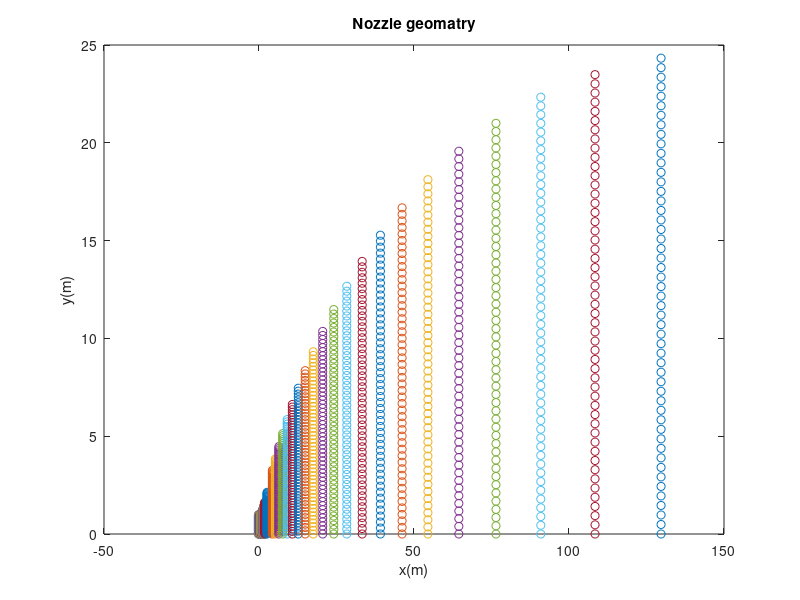

Recreate this plot in MATLAB. (Note: a time limit stopped this script after it produced the figure.)
%%%%%%%%%%%%%%%%%%%%%%%%%%%%%%%%%%%%%%%%%%%%%%%%%%%%%%%%%%%%%%%%%%%%%%%%%%%%%%

% INPUTS
% 1. 2D, grids data points file in .csv format. Which has (x,y) coordinates of
% all points of 2D plane
% 2. How many points are in x direction and in y direction
% 3. U = [rho, rho*u, rho*v, rho*w, e] at evrey point on 2D plane
% 4. Residual file, which has all five residual with time 
%%%%%%%%%%%%%%%%%%%%%%%%%%%%%%%%%%%%%%%%%%%%%%%%%%%%%%%%%%%%%%%%%%%%%%%%%%%%%%

%%%%%%%%%%%%%%%%%%%%%%%%%%%%%%%%%%%%%%%%%%%%%%%%%%%%%%%%%%%%%%%%%%%%%%%%%%%%%%
% OUTPUTS
% 1. Will plot the grids point to see the geomatry
% 2. All residial plots and automatically save them   
% 3. Plot density, X-velocity, Y-velocity, Z-velocity, p, T and Mach number(M)
% at evrey point on 2D plane
%%%%%%%%%%%%%%%%%%%%%%%%%%%%%%%%%%%%%%%%%%%%%%%%%%%%%%%%%%%%%%%%%%%%%%%%%%%%%%

clear('all');
clc ;
% grids =  csvread('gridss_Bump_2D.dat') ;
grids =  csvread('grids_Nozzle_2D.csv') ;
para =  csvread('2D_parameters_B.csv') ;
residual = csvread('Residual_Nozzle.csv') ;
%  Reading the first or grids points 
Nx = grids(1,1) ;
Ny = grids(1,2) ;

% removing the first line and keeping the grids points coordinates alone 
grids(1,:) = [] ;

% Now re-shaping the each 1-D coloum to 2D matrix  
x = reshape(grids(:,1),[Ny,Nx]) ;
y = reshape(grids(:,2),[Ny,Nx]) ;
z = zeros(Ny,Nx);

density = reshape(para(:,1),[Ny,Nx]);
densityu= reshape(para(:,2),[Ny,Nx]);
densityv= reshape(para(:,3),[Ny,Nx]);
densityw= reshape(para(:,4),[Ny,Nx]);
energy  = reshape(para(:,5),[Ny,Nx]);

for i = 1:Ny
    for j =	1:Nx	
        u(i,j) = densityu(i,j)/density(i,j) ; 
        v(i,j) = densityv(i,j)/density(i,j) ; 
        w(i,j) = densityw(i,j)/density(i,j) ; 
        pressure(i,j) = 0.4*(energy(i,j) - 0.5*density(i,j)* ...
        (u(i,j)*u(i,j)+v(i,j)*v(i,j)+w(i,j)*w(i,j)));
        temperature(i,j) = pressure(i,j) /(287.14*density(i,j)) ; 
        velocity(i,j) = sqrt(u(i,j)*u(i,j)+v(i,j)*v(i,j)+w(i,j)*w(i,j)) ;
        mach(i,j) = velocity(i,j) / sqrt(1.4*287.14*temperature(i,j)) ;
    end
end



%%%%%%%%%%%%%%%%%%%%%%%%%%%%%%%%%%%%%%%%%%%%%%%%%%%%%%%%%%%%%%%%%%%%%%%%%%%%%%
% Plotting the dimensinal parameters
%%%%%%%%%%%%%%%%%%%%%%%%%%%%%%%%%%%%%%%%%%%%%%%%%%%%%%%%%%%%%%%%%%%%%%%%%%%%%%
disp('Plotting has started, Kullu...')
%%%%%%%%%%%%%%%%%%%%%%%%%%%%%%%%%%%%%%%%%%%%%%%%%%%%%%%%%%
%% 1. Plotting the grid points
i=1;
h = figure(i) ;
plot(x,y,'o');
title('Nozzle geomatry')
xlabel('x(m)')
ylabel('y(m)')
set(gcf, 'Units', 'Normalized', 'OuterPosition', [0 0 1 1]);
% print('Nozzle_geomatry','-dpng')
saveas(h,'/home/kullu/Desktop/Acad/SEM10/DDP2/Code_DDP2/DDP2/Resluts/Nozzle_geomatry','epsc')

%%%%%%%%%%%%%%%%%%%%%%%%%%%%%%%%%%%%%%%%%%%%%%%%%%%%%%%%%%


%%%%%%%%%%%%%%%%%%%%%%%%%%%%%%%%%%%%%%%%%%%%%%%%%%%%%%%%%%
% 2. plotting the density, velocity, mach, p, T etc. 

%%%%%%%%%%%%%%%%%%%%%%%%%%%%%%%%
figure(i+2)
h = surf(x,y,z,mach) ;
colormap hsv
colorbar
hcb=colorbar;
shading interp;
t = title(hcb,'\bf {Mach}') ;
set(t,'Interpreter','Latex');
xlabel('\bf{x(m)}'); ylabel('\bf y(m)'); zlabel('\bf z(m)');
title(' \bf Mach Number (M), flow inside nozzle')
% view(0,90)
view(2)
set(gcf, 'Units', 'Normalized', 'OuterPosition', [0 0 1 1]);
saveas(h,'/home/kullu/Desktop/Acad/SEM10/DDP2/Code_DDP2/DDP2/Resluts/Mach','epsc')

if 0
%%%%%%%%%%%%%%%%%%%%%%%%%%%%%%%%%
figure(i+3)
h = surf(x,y,z,density) ;
colormap hsv
colorbar
hcb=colorbar;
shading interp;
t = title(hcb,'$rho$') ;
set(t,'Interpreter','Latex');
xlabel('\bf{x(m)}'); ylabel('\bf y(m)'); zlabel('\bf z(m)');
title(' \bf Density(rho), flow inside nozzle')
view(0,90)
set(gcf, 'Units', 'Normalized', 'OuterPosition', [0 0 1 1]);
saveas(h,'/home/kullu/Desktop/Acad/SEM10/DDP2/Code_DDP2/DDP2/Resluts/Density','epsc')

%%%%%%%%%%%%%%%%%%%%%%%%%%%%%%%%%
figure(i+4)
h = surf(x,y,z,velocity) ;
colormap hsv
colorbar
hcb=colorbar;
shading interp;
t = title(hcb,'$V(m/s)$') ;
set(t,'Interpreter','Latex');
xlabel('\bf{x(m)}'); ylabel('\bf y(m)'); zlabel('\bf z(m)');
title(' \bf Velocity(V), flow inside nozzle')
view(0,90)
set(gcf, 'Units', 'Normalized', 'OuterPosition', [0 0 1 1]);
saveas(h,'/home/kullu/Desktop/Acad/SEM10/DDP2/Code_DDP2/DDP2/Resluts/velocity','epsc')

%%%%%%%%%%%%%%%%%%%%%%%%%%%%%%%%%
figure(i+5)
h = surf(x,y,z,pressure) ;
colormap hsv
colorbar
hcb=colorbar;
shading interp;
t = title(hcb,'$p(N/m^2)$') ;
set(t,'Interpreter','Latex');
xlabel('\bf{x(m)}'); ylabel('\bf y(m)'); zlabel('\bf z(m)');
title(' \bf Pressure(p), flow inside nozzle')
view(0,90)
set(gcf, 'Units', 'Normalized', 'OuterPosition', [0 0 1 1]);
saveas(h,'/home/kullu/Desktop/Acad/SEM10/DDP2/Code_DDP2/DDP2/Resluts/Pressure','epsc')

%%%%%%%%%%%%%%%%%%%%%%%%%%%%%%%%%
h =figure(i+6);
surf(x,y,z,temperature) ;
colormap hsv
colorbar
hcb=colorbar;
shading interp;
t = title(hcb,'$T(K)$') ;
set(t,'Interpreter','Latex');
xlabel('\bf{x(m)}'); ylabel('\bf y(m)'); zlabel('\bf z(m)');
title(' \bf Temperature (T), flow inside nozzle')
% view(0,90)
view(2)
set(gcf, 'Units', 'Normalized', 'OuterPosition', [0 0 1 1]);
saveas(h,'/home/kullu/Desktop/Acad/SEM10/DDP2/Code_DDP2/DDP2/Resluts/Temperature','epsc')
%%%%%%%%%%%%%%%%%%%%%%%%%%%%%%%%%%%%%%%%%%%%%%%%%%%%%%%%%%
end



%%%%%%%%%%%%%%%%%%%%%%%%%%%%%%%%%%%%%%%%%%%%%%%%%%%%%%%%%%
% 3. Residuals with respect to time steps
% Density residual
h=figure(i+7);
semilogy(residual(:,1), residual(:,3),'-','LineWidth',1);
title('Density Residual')
xlabel('No. of iterations')
ylabel('Density residual')
set(gcf, 'Units', 'Normalized', 'OuterPosition', [0 0 1 1]);
saveas(h,'/home/kullu/Desktop/Acad/SEM10/DDP2/Code_DDP2/DDP2/Resluts/Density_residual','epsc')

if 0
% x-momentum residual
h=figure(i+8);
semilogy(residual(:,1), residual(:,4),'-','LineWidth',1);
title('x-momentum Residual')
xlabel('No. of iterations')
ylabel('x-momentum residual')
set(gcf, 'Units', 'Normalized', 'OuterPosition', [0 0 1 1]);
saveas(h,'/home/kullu/Desktop/Acad/SEM10/DDP2/Code_DDP2/DDP2/Resluts/X-momentun_residual','epsc')

% y-momentum residual
h=figure(i+9);
semilogy(residual(:,1), residual(:,5),'-','LineWidth',1);
title('y-momentum Residual')
xlabel('No. of iterations')
ylabel('y-momentum residual')
set(gcf, 'Units', 'Normalized', 'OuterPosition', [0 0 1 1]);
saveas(h,'/home/kullu/Desktop/Acad/SEM10/DDP2/Code_DDP2/DDP2/Resluts/Y-momentun_residual','epsc')

% z-momentum residual
h=figure(i+10);
semilogy(residual(:,1), residual(:,6),'-','LineWidth',1);
title('z-momentum Residual')
xlabel('No. of iterations')
ylabel('z-momentum residual')
set(gcf, 'Units', 'Normalized', 'OuterPosition', [0 0 1 1]);
saveas(h,'/home/kullu/Desktop/Acad/SEM10/DDP2/Code_DDP2/DDP2/Resluts/Z-momentun_residual','epsc')

% energy residual
h=figure(i+11);
semilogy(residual(:,1), residual(:,7),'-','LineWidth',1);
title('Energy Residual')
xlabel('No. of iterations')
ylabel('Energy residual')
set(gcf, 'Units', 'Normalized', 'OuterPosition', [0 0 1 1]);
saveas(h,'/home/kullu/Desktop/Acad/SEM10/DDP2/Code_DDP2/DDP2/Resluts/Energy_residual','epsc')

end
%%%%%%%%%%%%%%%%%%%%%%%%%%%%%%%%%%%%%%%%%%%%%%%%%%%%%%%%%%
disp('Resluts plotting is over, Kullu... :)')

% close all;
